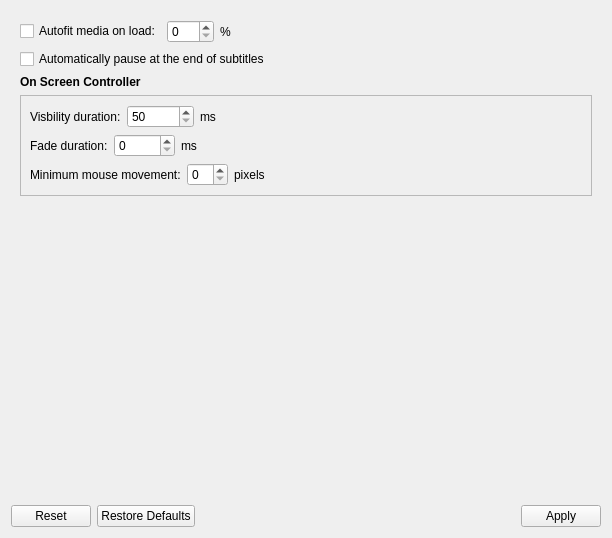
<?xml version="1.0" encoding="UTF-8"?>
<ui version="4.0">
 <class>BehaviorSettings</class>
 <widget class="QWidget" name="BehaviorSettings">
  <property name="geometry">
   <rect>
    <x>0</x>
    <y>0</y>
    <width>612</width>
    <height>538</height>
   </rect>
  </property>
  <property name="windowTitle">
   <string>Form</string>
  </property>
  <layout class="QVBoxLayout" name="layoutParent">
   <item>
    <widget class="QScrollArea" name="scrollArea">
     <property name="frameShape">
      <enum>QFrame::NoFrame</enum>
     </property>
     <property name="widgetResizable">
      <bool>true</bool>
     </property>
     <widget class="QWidget" name="scrollAreaWidgetContents">
      <property name="geometry">
       <rect>
        <x>0</x>
        <y>0</y>
        <width>600</width>
        <height>482</height>
       </rect>
      </property>
      <layout class="QVBoxLayout" name="verticalLayout">
       <item>
        <layout class="QHBoxLayout" name="layoutAutofit">
         <item alignment="Qt::AlignLeft">
          <widget class="QCheckBox" name="checkAutofit">
           <property name="toolTip">
            <string>If the player is in windowed mode, the window will be resized to fit the content.</string>
           </property>
           <property name="text">
            <string>Autofit media on load:</string>
           </property>
          </widget>
         </item>
         <item alignment="Qt::AlignLeft">
          <widget class="QSpinBox" name="spinAutofit">
           <property name="sizePolicy">
            <sizepolicy hsizetype="Fixed" vsizetype="Fixed">
             <horstretch>0</horstretch>
             <verstretch>0</verstretch>
            </sizepolicy>
           </property>
           <property name="toolTip">
            <string>The percentage to scale video dimensions by.
A value of 0% will fit to media to the window size instead.</string>
           </property>
           <property name="maximum">
            <number>200</number>
           </property>
          </widget>
         </item>
         <item alignment="Qt::AlignLeft">
          <widget class="QLabel" name="labelAutofitPercent">
           <property name="text">
            <string>%</string>
           </property>
          </widget>
         </item>
         <item>
          <spacer name="spacerAutofit">
           <property name="orientation">
            <enum>Qt::Horizontal</enum>
           </property>
           <property name="sizeHint" stdset="0">
            <size>
             <width>40</width>
             <height>20</height>
            </size>
           </property>
          </spacer>
         </item>
        </layout>
       </item>
       <item>
        <widget class="QCheckBox" name="checkSubtitlePause">
         <property name="text">
          <string>Automatically pause at the end of subtitles</string>
         </property>
        </widget>
       </item>
       <item>
        <widget class="QLabel" name="labelOSC">
         <property name="font">
          <font>
           <weight>75</weight>
           <bold>true</bold>
          </font>
         </property>
         <property name="text">
          <string>On Screen Controller</string>
         </property>
        </widget>
       </item>
       <item>
        <widget class="QFrame" name="frameOSC">
         <property name="frameShape">
          <enum>QFrame::StyledPanel</enum>
         </property>
         <property name="frameShadow">
          <enum>QFrame::Raised</enum>
         </property>
         <layout class="QVBoxLayout" name="layoutOSC">
          <item>
           <layout class="QHBoxLayout" name="layoutOSCDuration">
            <item>
             <widget class="QLabel" name="labelOSCDuration">
              <property name="text">
               <string>Visbility duration:</string>
              </property>
             </widget>
            </item>
            <item>
             <widget class="QSpinBox" name="spinOSCDuration">
              <property name="toolTip">
               <string>How long the OSC should stay visible without mouse movement.
The fade in duration is included in this time.</string>
              </property>
              <property name="minimum">
               <number>50</number>
              </property>
              <property name="maximum">
               <number>100000</number>
              </property>
             </widget>
            </item>
            <item>
             <widget class="QLabel" name="labelOSCDurationUnits">
              <property name="text">
               <string>ms</string>
              </property>
             </widget>
            </item>
            <item>
             <spacer name="spacerOSCDuration">
              <property name="orientation">
               <enum>Qt::Horizontal</enum>
              </property>
              <property name="sizeHint" stdset="0">
               <size>
                <width>40</width>
                <height>20</height>
               </size>
              </property>
             </spacer>
            </item>
           </layout>
          </item>
          <item>
           <layout class="QHBoxLayout" name="layoutOSCFade">
            <item>
             <widget class="QLabel" name="labelOSCFade">
              <property name="text">
               <string>Fade duration:</string>
              </property>
             </widget>
            </item>
            <item>
             <widget class="QSpinBox" name="spinOSCFade">
              <property name="toolTip">
               <string>How long it takes for the OSC to fade in and out</string>
              </property>
              <property name="maximum">
               <number>10000</number>
              </property>
             </widget>
            </item>
            <item>
             <widget class="QLabel" name="labelOSCFadeUnits">
              <property name="text">
               <string>ms</string>
              </property>
             </widget>
            </item>
            <item>
             <spacer name="spacerOSCFade">
              <property name="orientation">
               <enum>Qt::Horizontal</enum>
              </property>
              <property name="sizeHint" stdset="0">
               <size>
                <width>40</width>
                <height>20</height>
               </size>
              </property>
             </spacer>
            </item>
           </layout>
          </item>
          <item>
           <layout class="QHBoxLayout" name="layoutOSCMinMove">
            <item>
             <widget class="QLabel" name="labelOSCMinMove">
              <property name="text">
               <string>Minimum mouse movement:</string>
              </property>
             </widget>
            </item>
            <item>
             <widget class="QSpinBox" name="spinOSCMinMove">
              <property name="toolTip">
               <string>The number of pixels that need to be moved before the OSC is shown</string>
              </property>
             </widget>
            </item>
            <item>
             <widget class="QLabel" name="labelOSCMinMoveUnits">
              <property name="text">
               <string>pixels</string>
              </property>
             </widget>
            </item>
            <item>
             <spacer name="spacerOSCMinMove">
              <property name="orientation">
               <enum>Qt::Horizontal</enum>
              </property>
              <property name="sizeHint" stdset="0">
               <size>
                <width>40</width>
                <height>20</height>
               </size>
              </property>
             </spacer>
            </item>
           </layout>
          </item>
         </layout>
        </widget>
       </item>
       <item>
        <spacer name="verticalSpacer">
         <property name="orientation">
          <enum>Qt::Vertical</enum>
         </property>
         <property name="sizeHint" stdset="0">
          <size>
           <width>20</width>
           <height>40</height>
          </size>
         </property>
        </spacer>
       </item>
      </layout>
     </widget>
    </widget>
   </item>
   <item>
    <widget class="QDialogButtonBox" name="buttonBox">
     <property name="standardButtons">
      <set>QDialogButtonBox::Apply|QDialogButtonBox::Reset|QDialogButtonBox::RestoreDefaults</set>
     </property>
    </widget>
   </item>
  </layout>
 </widget>
 <resources/>
 <connections/>
</ui>
